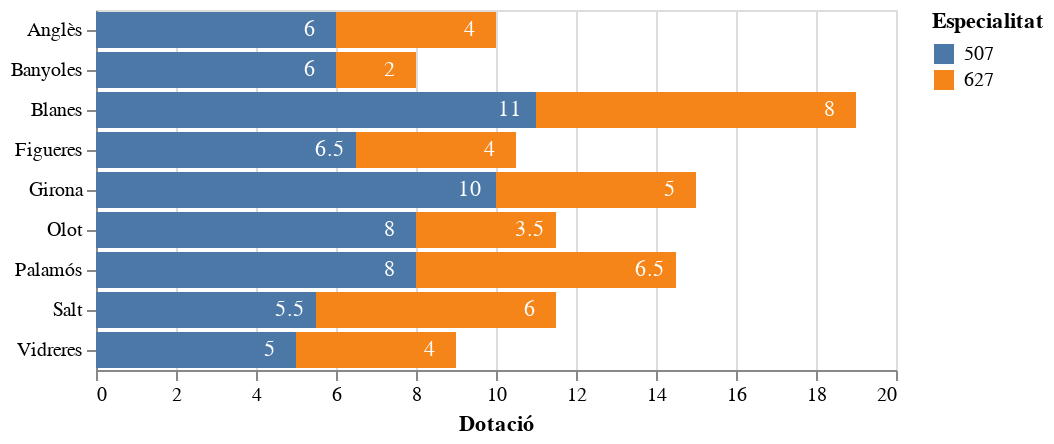

The notebook cell this image was saved under:
### Markdown cell above
## Dotació curs 2022-2023

Dotació per centre de professorat de les especialitats d'informàtica

### Code cell
import altair as alt

data = df_girona[df_girona.Curs=="2022-2023"].groupby(["NOM_MUNICIPI", "COD_LLOC"])["TOT_DOT"].sum().reset_index()

bars = alt.Chart().mark_bar().encode(
    alt.X("sum(TOT_DOT)",title="Dotació", stack='zero'),
    alt.Y("NOM_MUNICIPI:N", title=""),
    alt.Color("COD_LLOC", title="Especialitat"),
)

text_detall = alt.Chart().mark_text(dx=-13, color='white').encode(
    alt.X("sum(TOT_DOT)", stack='zero'),
    alt.Y("NOM_MUNICIPI:N", title=""),
    detail='COD_LLOC:N',
    text=alt.Text('sum(TOT_DOT):Q')
)

alt.layer(
        bars, text_detall, data=data
    ).interactive()

### Figure 1 — Vega-Lite specification as saved in the notebook (floating-point values rounded to 4 significant figures)
{"config": {"view": {"continuousWidth": 400, "continuousHeight": 300}}, "layer": [{"mark": "bar", "encoding": {"color": {"field": "COD_LLOC", "title": "Especialitat", "type": "nominal"}, "x": {"aggregate": "sum", "field": "TOT_DOT", "stack": "zero", "title": "Dotació", "type": "quantitative"}, "y": {"field": "NOM_MUNICIPI", "title": "", "type": "nominal"}}, "selection": {"selector006": {"type": "interval", "bind": "scales", "encodings": ["x", "y"]}}}, {"mark": {"type": "text", "color": "white", "dx": -13}, "encoding": {"detail": {"field": "COD_LLOC", "type": "nominal"}, "text": {"aggregate": "sum", "field": "TOT_DOT", "type": "quantitative"}, "x": {"aggregate": "sum", "field": "TOT_DOT", "stack": "zero", "type": "quantitative"}, "y": {"field": "NOM_MUNICIPI", "title": "", "type": "nominal"}}}], "data": {"name": "data-f414b3e2454ad5c03c50be191562630a"}, "$schema": "https://vega.github.io/schema/vega-lite/v4.17.0.json", "datasets": {"data-f414b3e2454ad5c03c50be191562630a": [{"NOM_MUNICIPI": "Anglès", "COD_LLOC": "507", "TOT_DOT": 6.0}, {"NOM_MUNICIPI": "Anglès", "COD_LLOC": "627", "TOT_DOT": 4.0}, {"NOM_MUNICIPI": "Banyoles", "COD_LLOC": "507", "TOT_DOT": 6.0}, {"NOM_MUNICIPI": "Banyoles", "COD_LLOC": "627", "TOT_DOT": 2.0}, {"NOM_MUNICIPI": "Blanes", "COD_LLOC": "507", "TOT_DOT": 11.0}, {"NOM_MUNICIPI": "Blanes", "COD_LLOC": "627", "TOT_DOT": 8.0}, {"NOM_MUNICIPI": "Figueres", "COD_LLOC": "507", "TOT_DOT": 6.5}, {"NOM_MUNICIPI": "Figueres", "COD_LLOC": "627", "TOT_DOT": 4.0}, {"NOM_MUNICIPI": "Girona", "COD_LLOC": "507", "TOT_DOT": 10.0}, {"NOM_MUNICIPI": "Girona", "COD_LLOC": "627", "TOT_DOT": 5.0}, {"NOM_MUNICIPI": "Olot", "COD_LLOC": "507", "TOT_DOT": 8.0}, {"NOM_MUNICIPI": "Olot", "COD_LLOC": "627", "TOT_DOT": 3.5}, {"NOM_MUNICIPI": "Palamós", "COD_LLOC": "507", "TOT_DOT": 8.0}, {"NOM_MUNICIPI": "Palamós", "COD_LLOC": "627", "TOT_DOT": 6.5}, {"NOM_MUNICIPI": "Salt", "COD_LLOC": "507", "TOT_DOT": 5.5}, {"NOM_MUNICIPI": "Salt", "COD_LLOC": "627", "TOT_DOT": 6.0}, {"NOM_MUNICIPI": "Vidreres", "COD_LLOC": "507", "TOT_DOT": 5.0}, {"NOM_MUNICIPI": "Vidreres", "COD_LLOC": "627", "TOT_DOT": 4.0}]}}
